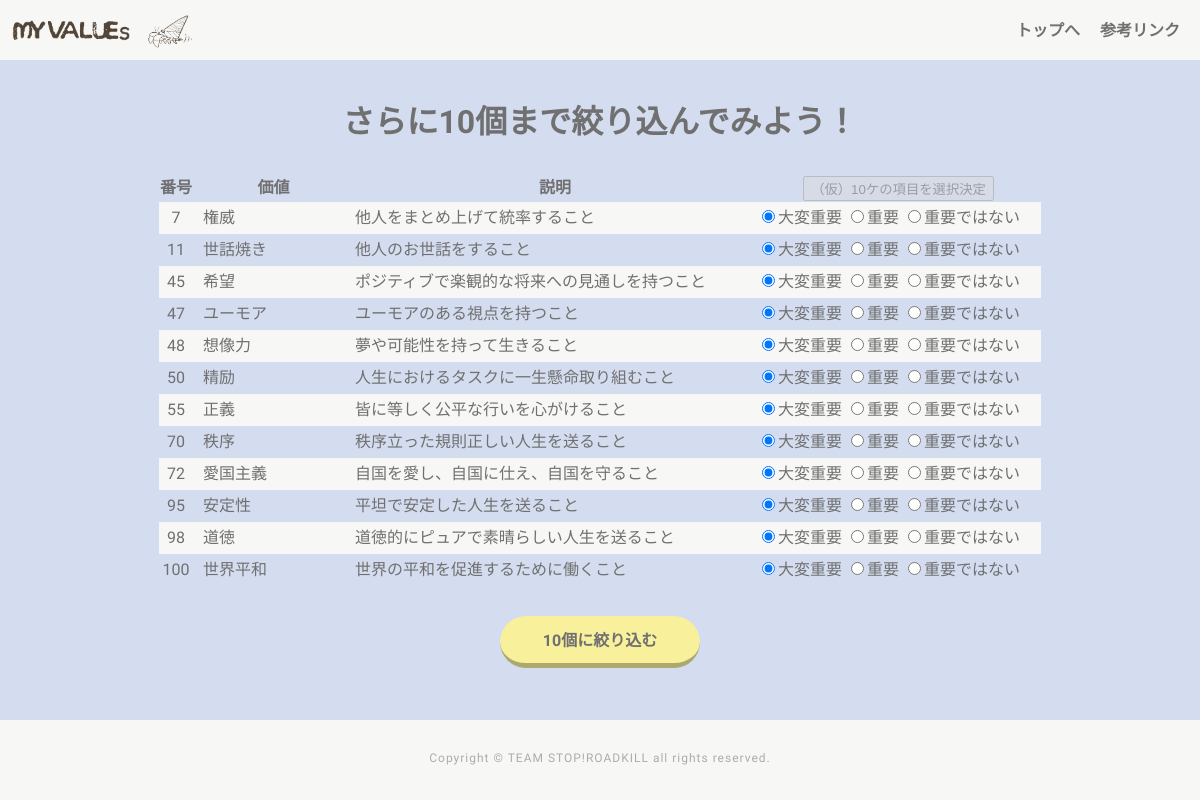
The page /page3 on the database its author committed.
### tables this page shows
CREATE TABLE "values100" (
	"id"	INTEGER,
	"value"	TEXT,
	"explanation"	TEXT,
	PRIMARY KEY("id")
);

### app.py (the view)
@app.route("/page3",methods=["GET"])
def page3_get():
    user_id=1
    conn=sqlite3.connect("myvalues.db")
    cur=conn.cursor()
    cur.execute("Select * From myselect Order by savedate desc Limit 1;")
    selected=cur.fetchone()
    c=conn.cursor()
    c.execute("Select id,value,explanation From values100;")
    value_list=[]
    i = 4
    for row in c.fetchall():
        if not selected[i]==0:
            value_list.append({"id":row[0],"task":row[1],"explanation":row[2],"emphasis":selected[i]})
        i=i+1
    c.close()
    cur.close()
    conn.close()
    return render_template("page3.html",value_list=value_list,)

### templates/page3.html
{% extends "base.html" %}
{% block content %}
<div class="container">
    <div class ="box-list">
        <p>
            <h1>さらに10個まで絞り込んでみよう！</h1>
        </p>
        <div class="first-list">
            <form action="/page2" id="list100form" method="post">
                <table>
                    <tr>
                        <th>番号</th><th>価値</th><th>説明</th><th><input type="submit" value="（仮）10ケの項目を選択決定" id="select10" name="select10"></th>
                    </tr>
                    {% for item in value_list %}
                    <tr class="value_container">
                        <td>{{item['id']}}</td>
                        <td class="titles">{{item['task']}}</td>
                        <td class="need">{{item['explanation']}}</td>
                        <td>
                            <label><input type="radio" name="r{{item['id']}}" value="2" {% if item['emphasis']==2 %} checked="checked"{% endif %}>大変重要</label>
                            <label><input type="radio" name="r{{item['id']}}" value="1" {% if item['emphasis']==1 %} checked="checked"{% endif %}>重要</label>
                            <label class="last"><input type="radio" name="r{{item['id']}}" value="0" {% if item['emphasis']==0 %} checked="checked"{% endif %}>重要ではない</label>
                        </td>
                    </tr>
                    {% endfor %}
                </table>
                <div class ="button-box">
                    <input type="submit" value="10個に絞り込む" class="reset button-shadow">
                </div>
            </form>
        </div>
    </div>
</div>
{% endblock %}

### templates/base.html (shortened to what this page needs)
<!DOCTYPE html>
<html lang="ja">
<head>
    <link rel="stylesheet" href="../static/css/style.css">
</head>
<body>
    <div class="container-all">
        <header class="site-header">
        <div class="logo">
            <img src="../static/img/name.png" alt="">
        </div>
        <div class="logoimage">
            <img src="../static/img/myvalueslogo.png" alt="">
        </div>
        <div class="menu">
        <nav>
            <ul>
                <li><a  href="" >トップへ</a></li>
                <li><a  href="" >参考リンク</a></li>
            </ul>
        </nav>
        </div>
        </header>
    {% block content %}
    {% endblock %}
    <footer>
    <p class="copyright">Copyright &copy; TEAM STOP!ROADKILL all rights reserved.</p>
    </footer>
    </div>
</body>
</html>

### static/css/style.css (style rules this page uses)
html { overflow-y: scroll; }
body, h1, h2, h3, h4, h5, p, ul, ol, li, dl, dt, dd { margin: 0px; padding: 0px; }
body { background: #fff; text-align: center; font-size: 16px; line-height: 1.4; min-width: 100%; -webkit-text-size-adjust: 100%; }
li { list-style: none; }
a { outline: none; color: inherit; text-decoration: none; }
img { border: 0px; vertical-align: bottom; }
.reset { color: black; text-decoration: none; font-family: sans-serif; font-weight: normal; font-size: 16px; line-height: 1.5; letter-spacing: normal; border: none; background: transparent; margin: 0; padding: 0; outline: none; cursor: pointer; -webkit-tap-highlight-color: rgba(0,0,0,0); }
body { font-family: "Noto Sans Japanese", "ヒラギノ角ゴ Pro W3", "Hiragino Kaku Gothic Pro", "ヒラギノ角ゴ ProN W3", "Hiragino Kaku Gothic ProN", "游ゴシック", YuGothic, "メイリオ", "Meiryo", "HGPｺﾞｼｯｸM", "Osaka", "ＭＳ Ｐゴシック", sans-serif, Century Gothic, Arial,"M PLUS Rounded 1c"; }
.site-header { height: 60px; background: #F7F8F5; text-align: center; position: fixed; width: 100%; display: flex; }
header img { height:50px; }
.logo { margin: 5px,0px,0px,5px; padding-top: 5px; }
.logoimage { padding-top: 10px; }
.menu { margin:0 0 0 auto; }
ul { display: flex; list-style: none; margin: 5px; padding: 5px; }
li { margin:10px; font-family: 'M PLUS Rounded 1c', sans-serif; font-weight: 600; color:#707070; }
.container-all { background-color:#D4DCEF; width: 100%; height: auto !important; height: 100%; position: relative; min-height: 100%; }
.container { background-color:#D4DCEF; font-family: 'M PLUS Rounded 1c', sans-serif; color: #707070; padding-bottom:80px; height: 100%; }
.container h1 { font-family: 'M PLUS Rounded 1c', sans-serif; color: #707070; }
.box-list { padding-top: 100px; margin: 0 auto; margin-bottom:30px; }
.first-list table { border-collapse: collapse; margin-top: 30px; margin-left: auto; margin-right: auto; }
.first-list table td { background: #F7F8F5; }
.first-list table tr:nth-child(odd) td { background: #D4DCEF; }
.first-list table td { margin-right: 10px; }
.titles { font-weight: 500; height: 30px; width: 150px; text-align: left; padding-left: 10px; }
.need { text-align: left; width: 400px; }
.last { margin-right:20px; }
.button-box { margin-top: 30px; }
.button-shadow { font-family: 'M PLUS Rounded 1c', sans-serif; color:#707070; text-align: center; box-sizing: border-box; display: block; max-width: 200px; width: 100%; margin: 0 auto; background: #F8F09B; font-weight: bold; padding: 13px 10px 10px; border-radius: 30px; border-bottom: 5px solid rgba(0,0,0,0.3); }
footer { height: 80px; background: #F7F8F5; width: 100%; }
footer .copyright { color: #acacac; font-size: 12px; padding-top: 30px; letter-spacing: 1px; font-family: 'M PLUS Rounded 1c', sans-serif; }
footer { height: 80px; background: #F7F8F5; width: 100%; position: fixed; bottom: 0; }

### rows shown on the page
values100: id "7", task "権威", explanation "他人をまとめ上げて統率すること"
values100: id "11", task "世話焼き", explanation "他人のお世話をすること"
values100: id "45", task "希望", explanation "ポジティブで楽観的な将来への見通しを持つこと"
values100: id "47", task "ユーモア", explanation "ユーモアのある視点を持つこと"
values100: id "48", task "想像力", explanation "夢や可能性を持って生きること"
values100: id "50", task "精励", explanation "人生におけるタスクに一生懸命取り組むこと"
values100: id "55", task "正義", explanation "皆に等しく公平な行いを心がけること"
values100: id "70", task "秩序", explanation "秩序立った規則正しい人生を送ること"
values100: id "72", task "愛国主義", explanation "自国を愛し、自国に仕え、自国を守ること"
values100: id "95", task "安定性", explanation "平坦で安定した人生を送ること"
values100: id "98", task "道徳", explanation "道徳的にピュアで素晴らしい人生を送ること"
values100: id "100", task "世界平和", explanation "世界の平和を促進するために働くこと"
